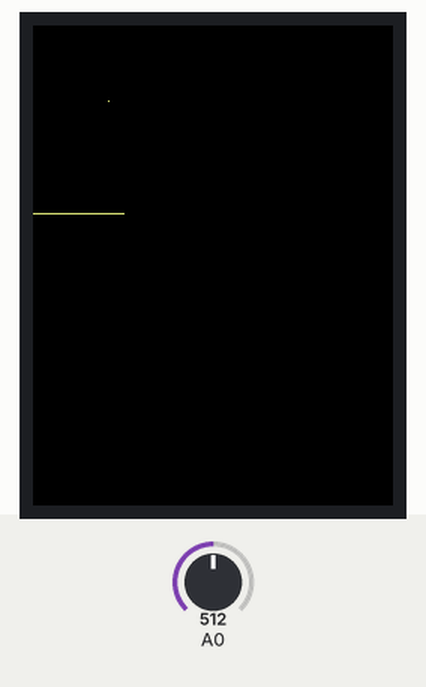
A sketch run on a simulated Arduino Uno, built with avr-gcc and run on an emulated ATmega328P. On the bench: 240×320 colour display. Inputs (shaded band) come from the test bench; at power-on: A0 = 512. What the sketch prints to the serial monitor is not drawn.

Above: at 1.4 s.
1.5 s: A0 set to 575
At 2.83 s:
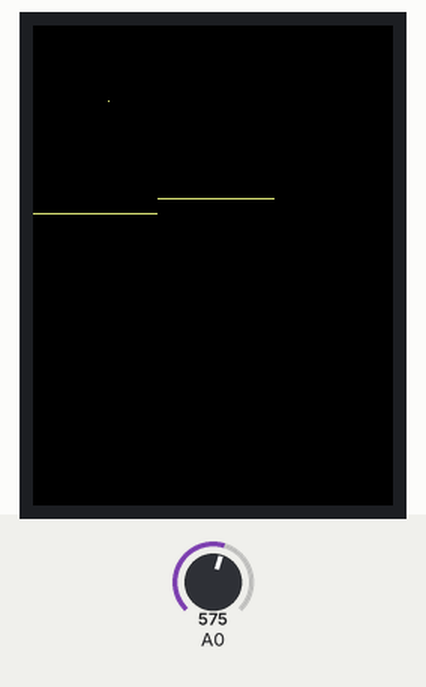
4.5 s: A0 set to 555
At 4.83 s:
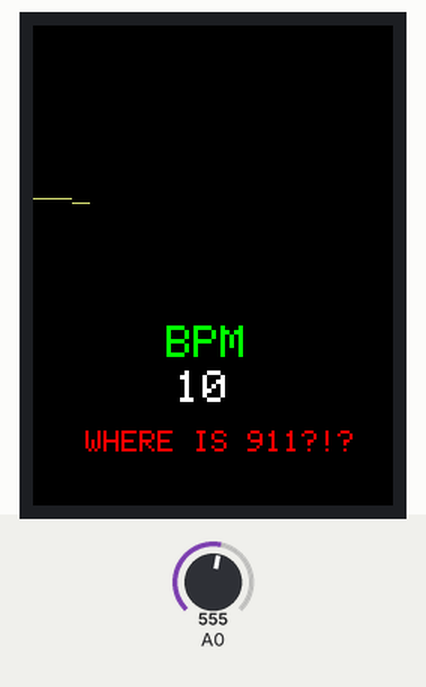
6.1 s: A0 set to 511
At 8.41 s:
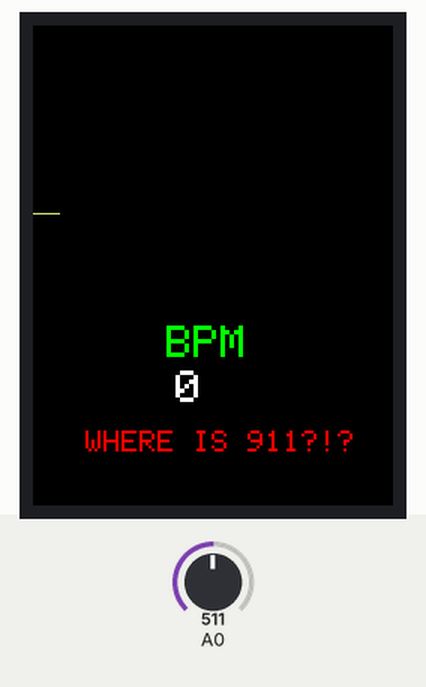
Timing chart, 0 to 9.9 s (numbered marks = the images above; inputs shaded):
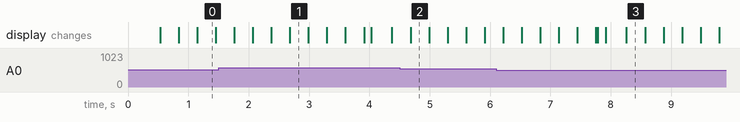

The sketch:

THIS_IS_THE_MAIN_CODE_.ino
```cpp
#include <Adafruit_ILI9340.h>

// Henry's Bench
//  Adafruit GFX drawPixel

#include <SPI.h>
#include <Adafruit_GFX.h>
#include <TFT_ILI9163C.h>

int16_t x = 220;
int16_t y = 176;
int sensorValue = 0;
int ByteReceived;
int lastnumber=0;
int beats=0;
Adafruit_ILI9340 tft = Adafruit_ILI9340(10,9, 8);

//void drawPixel(uint16_t x, uint16_t y, uint16_t color);


// Pallete - Where you assign names to colors you like
#define BACKCOLOR 0x000000 // Black
#define PIXELCOLOR 0x5dd6ee // White

#define CS 10
#define DC 9

void setup() {

  tft.begin();
  tft.fillScreen(BACKCOLOR);
  tft.drawPixel(50,50,PIXELCOLOR);
   Serial.begin(9600);
}

void loop(){
  // 128 represents screen width
  beats=0;
  for(int x = 0; x < 248; x++){
    lastnumber= sensorValue;
    sensorValue = analogRead(A0);
    if ((lastnumber<565) && (sensorValue>565))
    {
     beats=beats+1;
      }
    tft.drawPixel(x,300-(100+(150.0*(sensorValue/1024.0))), PIXELCOLOR);
    delay(5);  // increase to make the dot move slower.  Decrease to move faster
    //tft.drawPixel(x,100+(75.0*(sensorValue/1024.0)), BACKCOLOR);
    Serial.println(sensorValue);
    delay(10);

  }
  tft.fillScreen(BACKCOLOR);//cut off =800
tft.setTextColor(ILI9340_GREEN);
tft.setTextSize(3);
tft.setCursor(89,200);
tft.println("BPM");
tft.setTextColor(ILI9340_WHITE);
tft.setCursor(95,230);
tft.println(beats*10);

if(beats*10<40) {
  tft.setCursor(35,270);
  tft.setTextColor(ILI9340_RED);
tft.setTextSize(2);
  tft.println("WHERE IS 911?!?");
}
if((beats*10>30) && (beats*10<60)) {
  tft.setCursor(25,270);
  tft.setTextColor(ILI9340_YELLOW);
tft.setTextSize(2);
  tft.println("YOU'RE QUITE FIT!");
}
if((beats*10>60) && (beats*10<90)) {
  tft.setCursor(55,270);
  tft.setTextColor(ILI9340_BLUE);
tft.setTextSize(2);
  tft.println("OH, LOOK WHO'S PERFECT...");
}
if((beats*10<120) && (beats*10>80)) {
  tft.setCursor(45,270);
  tft.setTextColor(ILI9340_BLUE);
tft.setTextSize(2);
  tft.println("BEEN DOING SOME RUNNING EH?");
}
 if(beats*10>110) {
  tft.setCursor(25,270);
  tft.setTextColor(ILI9340_RED);
tft.setTextSize(1);
  tft.println("CUT DOWN ON THE COFFEE BUDDY!");
}
}
```
